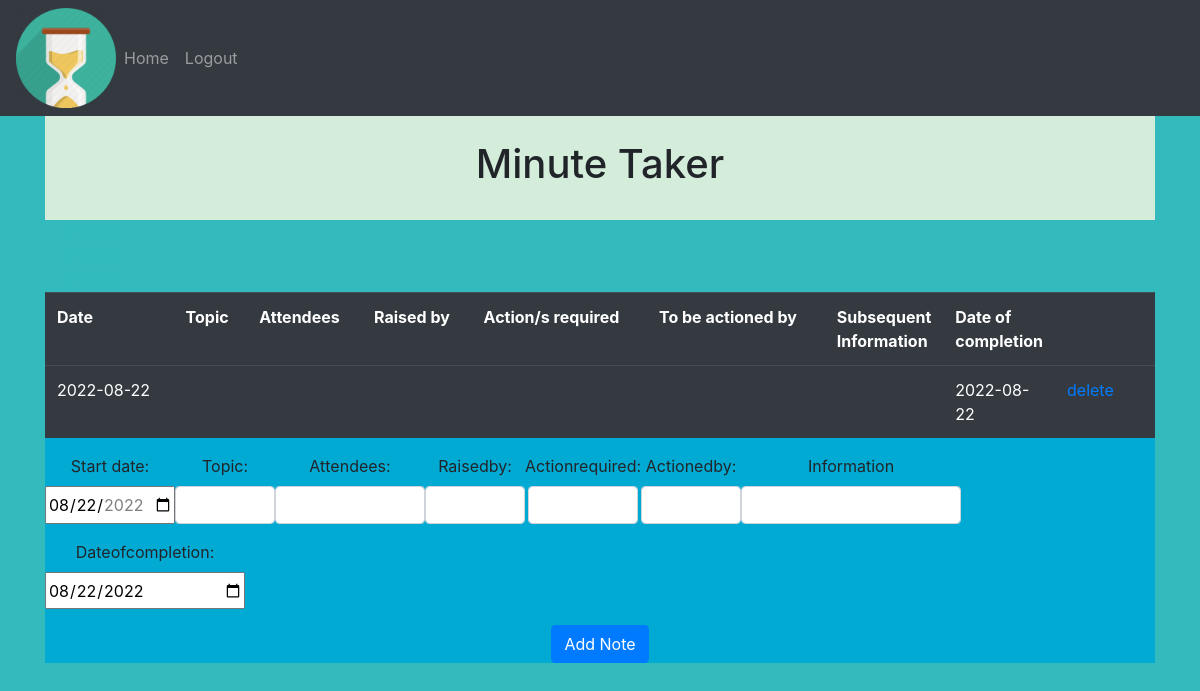
The page / (signed in) on the database as committed earlier.
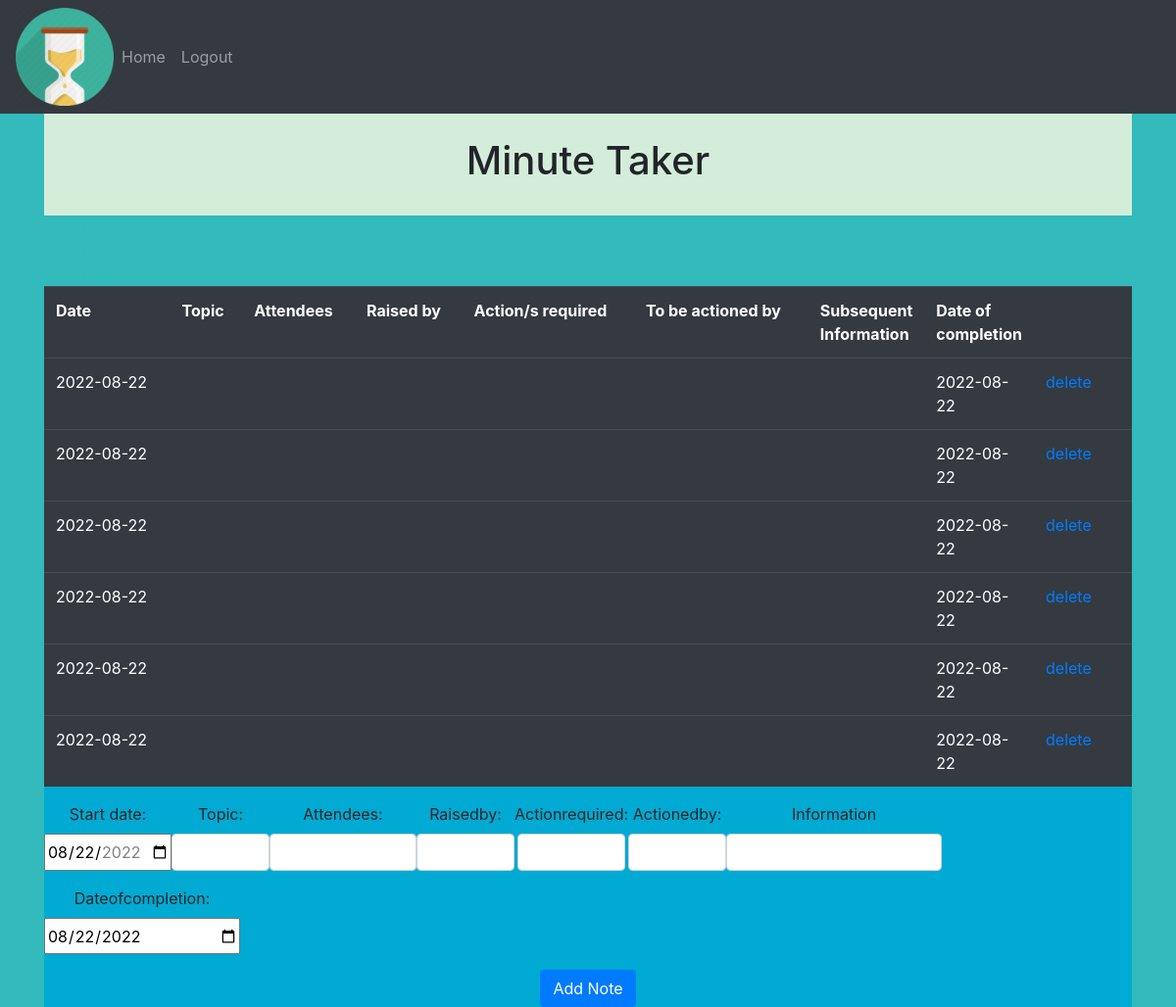
The same page on the database as committed later.
### website/models.py (models this page shows)
class Note(db.Model):
    id = db.Column(db.Integer, primary_key=True)
    Dates = db.Column(db.String(10000))
    Topic = db.Column(db.String(10000))
    Attendees = db.Column(db.String(10000))
    Raisedby = db.Column(db.String(10000))
    Actionrequired = db.Column(db.String(10000))
    Actionedby  = db.Column(db.String(10000))
    Information	 = db.Column(db.String(10000))
    Dateofcompletion = db.Column(db.String(10000))
    date = db.Column(db.DateTime(timezone=True), default=func.now())
    user_id = db.Column(db.Integer, db.ForeignKey('user.id'))

### website/views.py (the view, shortened to what this page needs)
@views.route('/', methods=['GET', 'POST'])
@login_required
def home():
    return render_template("home.html", user=current_user)

### website/__init__.py (called while the page is built)
def create_app():
    app = Flask(__name__)
    app.config['SECRET_KEY'] = 'hjshjhdjah kjshkjdhjs'
    app.config['SQLALCHEMY_DATABASE_URI'] = f'sqlite:///{DB_NAME}'
    db.init_app(app)
    from .views import views
    from .auth import auth
    app.register_blueprint(views, url_prefix='/')
    app.register_blueprint(auth, url_prefix='/')
    from .models import User, Note
    create_database(app)
    login_manager = LoginManager()
    login_manager.login_view = 'auth.login'
    login_manager.init_app(app)
    @login_manager.user_loader
    def load_user(id):
        return User.query.get(int(id))
    return app

### website/templates/home.html (shortened to what this page needs)
{% extends "base.html" %} {% block title %}Home{% endblock %} {% block content
%}
<div class="container p-4" style="background-color: #d4edda
;">
  <h1 align="center">Minute Taker</h1>
</div>
  <div class="container">
    <h style="color:rgba(50, 186, 188, 1) ; ;"> timeless</h>
  </div>
<table class="table table-dark" style="width: 1110px; float: left;" >
  <tr>
    <th>Date</th>
    <th>Topic</th>
    <th>Attendees</th>
    <th>Raised by</th>
    <th>Action/s required</th>
    <th>To be actioned by</th>
    <th style="width: 100px;">Subsequent Information</th>
    <th style="width: 100px;">Date of completion</th>
    <th style="width: 100px;"></th>
  </tr>
  {% for note in user.notes %}
  <tr>
    <td>{{ note.Dates }}</td>
    <td>{{ note.Topic }}</td>
    <td>{{ note.Attendees }}</td>
    <td>{{ note.Raisedby }}</td>
    <td>{{ note.Actionrequired }}</td>
    <td>{{ note.Actionedby }}</td>
    <td>{{ note.Information }}</td>
    <td>{{ note.Dateofcompletion }}</td>
    <td><a href="{{url_for('views.delete', id=note.id)}}">delete</a></td>
  </tr>
  {% endfor %}
  <div class="container">
    <h style="color:rgba(50, 186, 188, 1) ; ;"> timeless</h>
  </div>
  <div class="container">
    <h style="color:rgba(50, 186, 188, 1) ; ;"> timeless</h>
  </div>
</table>
<div class="container" style="background-color: #00aad3;">
<form method="POST">
  <div class="row" align="center">
  <div class="form-group">
 <label for="start">Start date:</label><br>
<input type="date" name="note.dates" id="note.dates" style="height: 38px; ;"
       value="2022-08-22"
       min="2022-01-01" max="2022-12-31">
</div>
<div class="form-group">
  <label for="topic">Topic:</label></br>
    <input name="note.topic" id="note.topic" class="form-control" style="width: 100px;"></input>
  </div>
  <div class="form-group">
      <label for="Attendees">Attendees:</label></br>
      <input name="note.Attendees" id="note.Attendees" class="form-control" style="width: 150px;"></input>
    </div>
    <div class="form-group">
      <label for="Raisedby">Raisedby:</label></br>
      <input name="note.Raisedby" id="note.Raisedby" class="form-control" style="width: 100px;"></input>
    </div>
    <div class="form-group">
      <label for="Actionrequired">Actionrequired:</label></br>
      <input name="note.Actionrequired" id="note.Actionrequired" class="form-control" style="width: 110px;"></input>
    </div>
    <div class="form-group">
      <label for="Actionedby">Actionedby:</label></br>
      <input name="note.Actionedby" id="note.Actionedby" class="form-control" style="width: 100px;"></input>
    </div>
    <div class="form-group">
      <label for="Information ">Information</label></br>
      <input name="note.Information" id="note.Information" class="form-control" style="width: 220px;"></input>
    </div>
    <div class="form-group">
      <label for="Dateofcompletion">Dateofcompletion:</label></br>
      <input type="date" name="note.Dateofcompletion" id="note.Dateofcompletion"style="width: 200px;height: 37px;"
       value="2022-08-22"
       min="2022-01-01" max="2025-12-31">
    </div>
  </div>
  <div align="center">
    <button type="submit" class="btn btn-primary">Add Note</button>
  </div>
</form>
</div>
{% endblock %}

### website/templates/base.html (shortened to what this page needs)
<!DOCTYPE html>
<html>
  <head>
    <link
      rel="stylesheet"
      href="https://stackpath.bootstrapcdn.com/bootstrap/4.4.1/css/bootstrap.min.css"
    />
    <link
      rel="stylesheet"
      href="https://stackpath.bootstrapcdn.com/font-awesome/4.7.0/css/font-awesome.min.css"
    />
  </head>
  <body style="background-color:rgba(50, 186, 188, 1) ;">
    <nav class="navbar navbar-expand-lg navbar-dark bg-dark">
      <img src="{{ url_for('static', filename='logo.png') }}" style="height: 100px;">
      <div class="collapse navbar-collapse" id="navbar">
        <div class="navbar-nav">
          {% if user.is_authenticated %}
          <a class="nav-item nav-link" id="home" href="/">Home</a>
          <a class="nav-item nav-link" id="logout" href="/logout">Logout</a>
          {% else %}
          <a class="nav-item nav-link" id="login" href="/login">Login</a>
          <a class="nav-item nav-link" id="signUp" href="/sign-up">Sign Up</a>
          {% endif %}
        </div>
      </div>
    </nav>
    <div class="container">{% block content %} {% endblock %}</div>
  </body>
</html>

Rows that differ between the two databases and show on the page:
added Note: Dates "2022-08-22", Dateofcompletion "2022-08-22"
added Note: Dates "2022-08-22", Dateofcompletion "2022-08-22"
added Note: Dates "2022-08-22", Dateofcompletion "2022-08-22"
added Note: Dates "2022-08-22", Dateofcompletion "2022-08-22"
added Note: Dates "2022-08-22", Dateofcompletion "2022-08-22"
